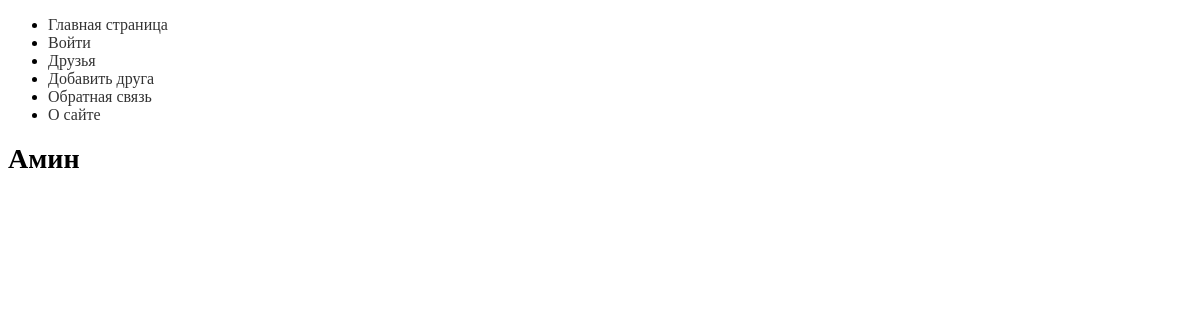
/friend/amin/, run on an earlier commit of the app's database.
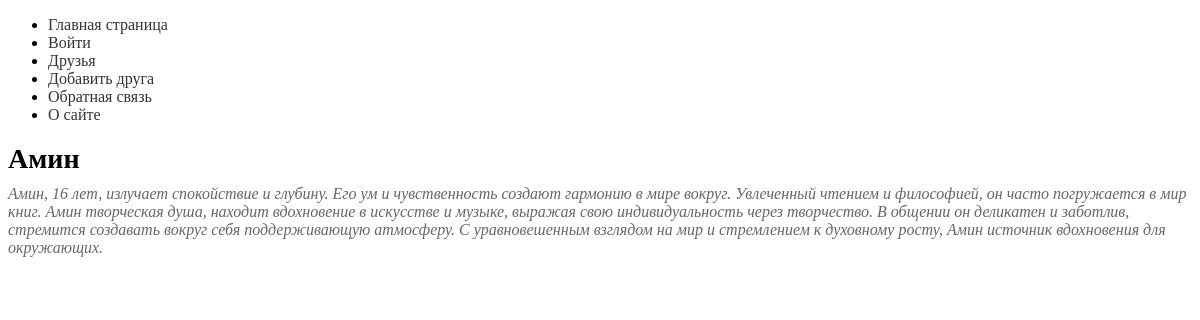
And on a later commit of the database.
### myapp/models.py (models this page shows, shortened)
class Friends(models.Model):
    class Status(models.IntegerChoices):
        NOT_THE_BEST = 0, "Не лучший друг"
        THE_BEST = 1, "Лучший друг"
    name = models.CharField(max_length=255)
    slug = models.SlugField(max_length=255, unique=True, db_index=True)
    description = models.TextField(blank=True)
    time_create = models.DateTimeField(auto_now_add=True)
    time_update = models.DateTimeField(auto_now=True)
    is_the_best = models.BooleanField(choices=Status.choices, default=Status.NOT_THE_BEST)
    gender = models.ForeignKey("Gender", on_delete=models.PROTECT, related_name="notes")
    tags = models.ManyToManyField("TagFriends", blank=True, related_name="tags")
    objects = models.Manager()
    is_the_best_manager = IsTheBestManager()
    girlfriend = models.OneToOneField("GirlFriend", on_delete=models.SET_NULL, null=True,
                                      blank="True", related_name="boyfriend")
    class Meta:
        pass

### myapp/views.py (the view)
# urls.py: path("friend/<slug:fr_slug>/", views.friend_slug, name="friend-slug"),
def friend_slug(request, fr_slug):
    friend = get_object_or_404(Friends, slug=fr_slug)
    data = {"friend": friend,
            "title": friend.name,
            "menu": menu,
            }
    return render(request, "myapp/friend.html", data)

### myapp/templates/myapp/friend.html (shortened to what this page needs)
{% extends "base.html" %}
{% block content %}
<div class="info">{{ friend.description }}</div>
{% endblock %}

### templates/base.html (shortened to what this page needs)
<!DOCTYPE html>
{% load static %}
<html lang="en">
<head>
    <link rel="stylesheet" href="{% static 'myapp/css/styles.css' %}" type="text/css"/>
</head>
<body>
<ul>
    {% for m in menu %}
    <li>
        <a href="{% url m.name %}" {% if forloop.last %}class="last-menu"{% endif %}>
            {{ m.title }}
        </a>
    </li>
    {% endfor %}
</ul>
<h1 class="friend-title">{{ title }}</h1>
{% block content %}
{% endblock %}
</body>
</html>

What changed in the data, as far as the page shows it:
changed Friends "Амин": description (not shown) → "Амин, 16 лет, излучает спокойствие и глубину. Его ум и чувственность создают гармонию в мире вокруг. Увлеченный чтением и философией, он часто погружается в мир книг. Амин творческая душа, находит вдохновение в искусстве и музыке, выражая свою индивидуальность через творчество. В общении он деликатен и заботлив, стремится создавать вокруг себя поддерживающую атмосферу. С уравновешенным взглядом на мир и стремлением к духовному росту, Амин источник вдохновения для окружающих."
